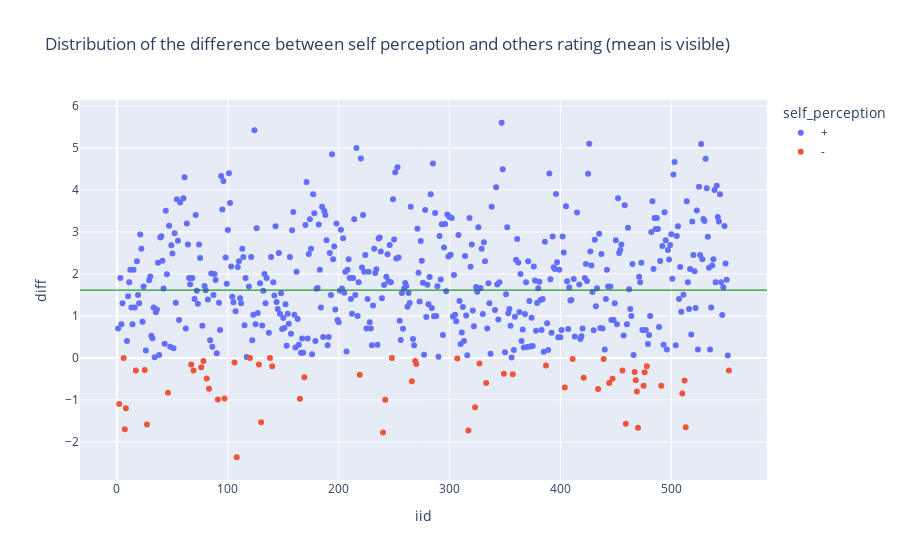

The notebook cell this image was saved under:
### Code cell
# Plot
fig_diff = px.scatter(fig_data,
                      x = "iid",
                      y="diff",
                      color = "self_perception",
                      title="Distribution of the difference between self perception and others rating (mean is visible)")

fig_diff.add_hline(y=mean_y, line_color="green", line_width=1)
fig_diff.show()

### Figure 1 — Plotly figure (JSON) as saved in the notebook; plotly's stock layout.template omitted (floating-point values rounded to 4 significant figures; data arrays with more than 128 entries replaced by an {"elided": "..."} marker saying what was removed)
{"data": [{"hovertemplate": "self_perception=+<br>iid=%{x}<br>diff=%{y}<extra></extra>", "legendgroup": "+", "marker": {"color": "#636efa", "symbol": "circle"}, "mode": "markers", "name": "+", "orientation": "v", "showlegend": true, "type": "scatter", "x": {"elided": "481 int values"}, "xaxis": "x", "y": {"elided": "481 float values"}, "yaxis": "y"}, {"hovertemplate": "self_perception=-<br>iid=%{x}<br>diff=%{y}<extra></extra>", "legendgroup": "-", "marker": {"color": "#EF553B", "symbol": "circle"}, "mode": "markers", "name": "-", "orientation": "v", "showlegend": true, "type": "scatter", "x": [2, 6, 7, 8, 17, 25, 27, 28, 46, 58, 59, 67, 69, 76, 78, 81, 83, 91, 97, 106, 108, 120, 128, 130, 136, 138, 140, 165, 169, 219, 240, 242, 248, 266, 269, 270, 307, 317, 323, 327, 333, 339, 340, 346, 349, 357, 387, 404, 411, 414, 416, 421, 434, 439, 444, 447, 456, 459, 467, 468, 469, 470, 475, 476, 478, 491, 510, 512, 513, 552], "xaxis": "x", "y": [-1.1, 0, -1.7, -1.2, -0.3, -0.2875, -1.588, null, -0.8316, null, null, -0.1556, -0.3, -0.2222, -0.07222, -0.4889, -0.7333, -0.9889, -0.9667, -0.1111, -2.367, 0, -0.1556, -1.533, null, 0, -0.2, -0.975, -0.4625, -0.4, -1.778, -1, 0, -0.5571, -0.07619, -0.1429, -0.01429, -1.729, -1.178, -0.1333, -0.6, null, null, null, -0.3765, -0.3882, -0.1842, -0.7056, -0.02778, null, null, -0.475, -0.7429, -0.02857, -0.6, -0.5, -0.3, -1.567, -0.3333, -0.5333, -0.8, -1.667, -0.6667, -0.3429, -0.2, -0.6667, -0.85, -0.5412, -1.65, -0.3], "yaxis": "y"}], "layout": {"legend": {"title": {"text": "self_perception"}, "tracegroupgap": 0}, "shapes": [{"line": {"color": "green", "width": 1}, "type": "line", "x0": 0, "x1": 1, "xref": "x domain", "y0": 1.614, "y1": 1.614, "yref": "y"}], "title": {"text": "Distribution of the difference between self perception and others rating (mean is visible)"}, "xaxis": {"anchor": "y", "domain": [0, 1], "title": {"text": "iid"}}, "yaxis": {"anchor": "x", "domain": [0, 1], "title": {"text": "diff"}}}}
